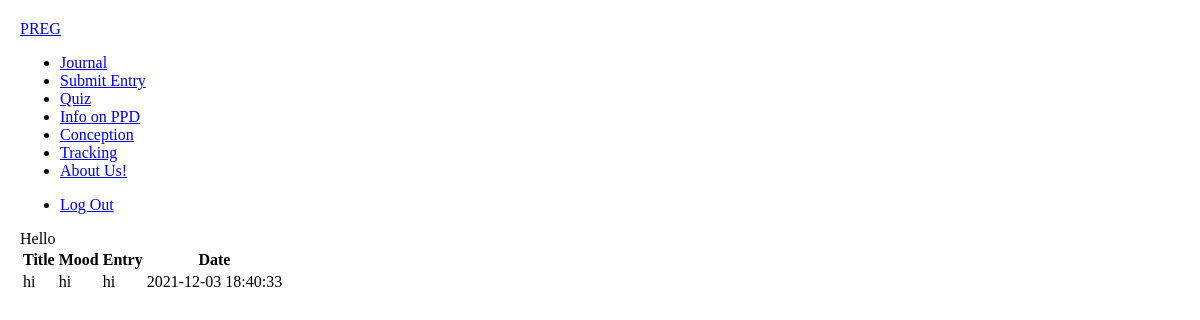
Page /journal (signed in) on the earlier database version.
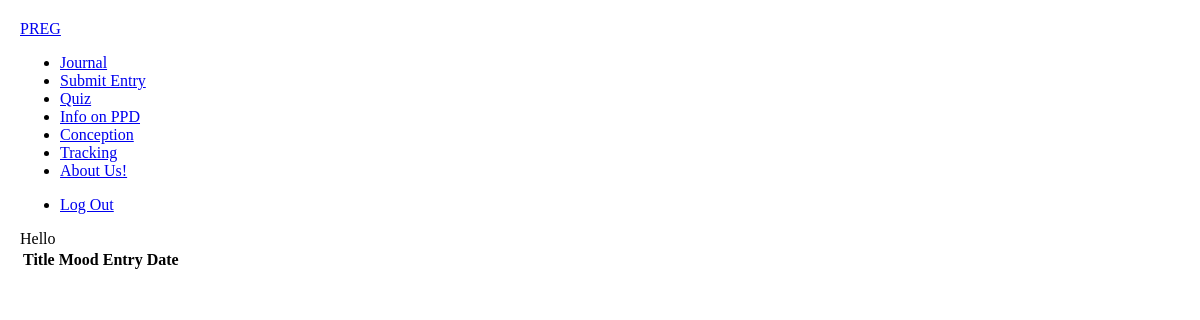
Same page on the later database version.
### tables this page shows
CREATE TABLE journal (id INTEGER, user_id INTEGER, title TEXT, mood TEXT, entry TEXT, timestamp DATETIME default(CURRENT_TIMESTAMP), PRIMARY KEY(id), FOREIGN KEY (user_id) REFERENCES users(id));

### app.py (the view)
@app.route("/journal")
@login_required
def journal():
    entries = db.execute("SELECT * FROM journal WHERE user_id = ?", session["user_id"])
    return render_template("journal.html", entries=entries)

### helpers.py (called while the page is built)
def login_required(f):
    @wraps(f)
    def decorated_function(*args, **kwargs):
        if session.get("user_id") is None:
            return redirect("/login")
        return f(*args, **kwargs)
    return decorated_function

### templates/journal.html (shortened to what this page needs)
{% extends 'base.html' %}
{% block content %}
    <div>Hello</div>
    <table class="table">
        <thead>
            <tr>
                <th class="text-start">Title</th>
                <th class="text-end">Mood</th>
                <th class="text-end">Entry</th>
                <th class="text-end">Date</th>
            </tr>
        </thead>
        <tbody>
            {% for entry in entries %}
            <tr>
                <td class="text-start">{{ entry.title }}</td>
                <td class="text-end">{{ entry.mood }}</td>
                <td class="text-end">{{ entry.entry }}</td>
                <td class="text-end">{{ entry.timestamp }}</td>
            </tr>
            {% endfor %}
        </tbody>
    </table>
{% endblock %}

### templates/base.html (shortened to what this page needs)
<!doctype html>
<html lang="en">
<head>
    <link rel="stylesheet" href="{{ url_for('static', filename='css/style.css') }}">
</head>
<body>
    <nav class="bg-light border navbar navbar-expand-md navbar-light">
        <div class="container-fluid">
            <a class="navbar-brand" href="/"><span class="red">PREG</span></a>
            <div class="collapse navbar-collapse" id="navbar">
                {% if session["user_id"] %}
                    <ul class="navbar-nav me-auto mt-2">
                        <li class="nav-item"><a class="nav-link" href="/journal">Journal</a></li>
                        <li class="nav-item"><a class="nav-link" href="/submitentry">Submit Entry</a></li>
                        <li class="nav-item"><a class="nav-link" href="/quiz">Quiz</a></li>
                        <li class="nav-item"><a class="nav-link" href="/ppd">Info on PPD</a></li>
                        <li class="nav-item"><a class="nav-link" href="/conception">Conception</a></li>
                        <li class="nav-item"><a class="nav-link" href="/tracking">Tracking</a></li>
                        <li class="nav-item"><a class="nav-link" href="/about">About Us!</a></li>
                    </ul>
                    <ul class="navbar-nav ms-auto mt-2">
                        <li class="nav-item"><a class="nav-link" href="/logout">Log Out</a></li>
                    </ul>
                {% else %}
                    <ul class="navbar-nav ms-auto mt-2">
                        <li class="nav-item"><a class="nav-link" href="/register">Register</a></li>
                        <li class="nav-item"><a class="nav-link" href="/login">Log In</a></li>
                    </ul>
                {% endif %}
            </div>
        </div>
    </nav>
    {% block content%}{% endblock %}
</body>
</html>

### static/css/style.css (style rules this page uses)
body { margin:0; padding:20px; }

Differences in the rows shown:
removed journal: title "hi", mood "hi", entry "hi", timestamp "2021-12-03 18:40:33"
